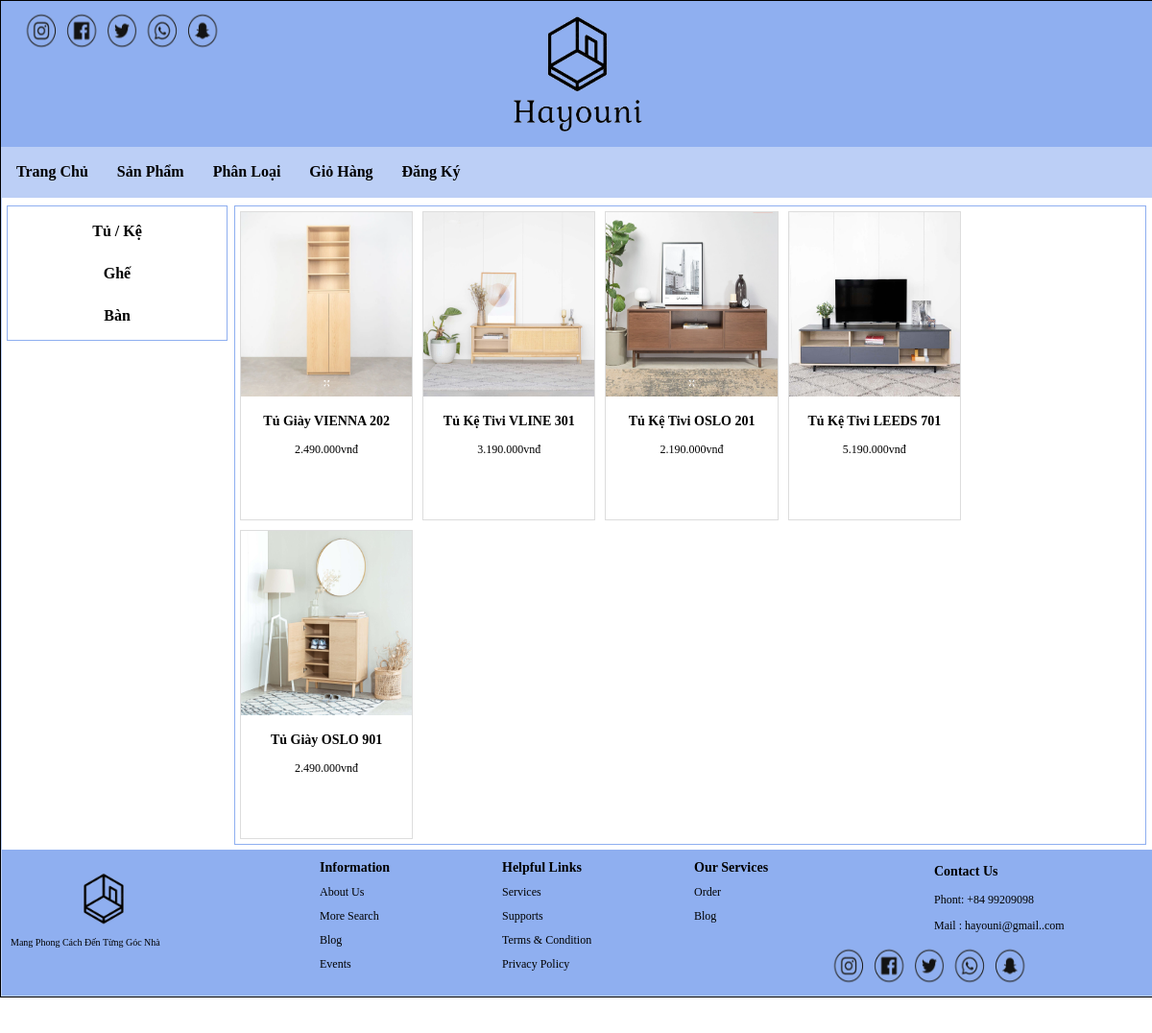
Screenshot of /index.php?quanly=danhmucsanpham&id=24 with the database file from the repository.
### tables this page shows
CREATE TABLE `pk_danhmuc` (
  `id_danhmuc` int(11) NOT NULL,
  `tendanhmuc` varchar(100) NOT NULL,
  `thutu` int(11) NOT NULL
);

CREATE TABLE `pk_sanpham` (
  `id_sanpham` int(11) NOT NULL,
  `tensanpham` varchar(250) NOT NULL,
  `masp` varchar(100) NOT NULL,
  `giasp` varchar(50) NOT NULL,
  `soluong` int(11) NOT NULL,
  `soluongban` int(11) DEFAULT NULL,
  `hinhanh` varchar(50) NOT NULL,
  `tomtat` tinytext NOT NULL,
  `noidung` text NOT NULL,
  `tinhtrang` int(11) NOT NULL,
  `id_danhmuc` int(11) NOT NULL
);

### pages/main/danhmuc.php (the view, shortened to what this page needs)
<?php
	$sql_pro = "SELECT * FROM pk_sanpham WHERE pk_sanpham.id_danhmuc='$_GET[id]' ORDER BY id_sanpham DESC";
	$query_pro = mysqli_query($mysqli,$sql_pro);
?>
			<ul class="product_list">
				<?php
				while($row_pro=mysqli_fetch_array($query_pro)){
				?>
                <li>
					<a href="index.php?quanly=sanpham&id=<?php echo $row_pro['id_sanpham'] ?>">
					<img src="admincp/modules/quanlysp/uploads/<?php echo $row_pro['hinhanh'] ?>">
                    <p class="title_product"><?php echo $row_pro['tensanpham'] ?> </p>
					<p class="price_product"><?php echo number_format($row_pro['giasp'],0,',','.').'vnđ' ?></p>
					</a>
                </li>
				<?php
				}
				?>
			</ul>

### pages/sidebar/sidebar.php
<div class="sidebar">
        <ul class="list_sidebar">
	<?php
  		$sql_danhmuc = "SELECT * FROM pk_danhmuc ORDER BY id_danhmuc DESC";
     	        $query_danhmuc = mysqli_query($mysqli,$sql_danhmuc);
		While($row = mysqli_fetch_array($query_danhmuc))
		{
	?>
            	<b><li><a href="index.php?quanly=danhmucsanpham&id=<?php echo $row['id_danhmuc'] ?>"><?php echo $row['tendanhmuc']?></b></a></li>
			<?php
		}
			?>
        </ul>
</div>

### css/style.css (style rules this page uses)
body { margin: 0; padding:0; }
.sidebar { border: 1px solid #8faff0; height: auto; width: 19%; margin-top: 8px; margin-left: 5px; float: left; }
ul.list_sidebar { padding:0; margin: 0; width: 100%; list-style: none; Line-height: 27px; }
ul.list_sidebar li a { text-decoration:none; text-align: center; color: #000; display:block; }
ul.list_sidebar li { margin: 7px; padding:5px; }
ul.product_list { padding:0; margin: 0; list-style: none; width: 100%; }
ul.product_list li { width: 18.8%; border: 1px solid #ddd; margin: 5px; float: left; height: 320px; }
ul.product_list li a { text-decoration:none; }
ul.product_list li img { width: 100%; height: 192px; }
p.title_product { text-align: center; color: #000; font-size: 14px; font-weight: bold; }
p.price_product { text-align: center; color: #000; font-size: 12px; }

### rows the page displays
pk_danhmuc: tendanhmuc "Tủ / Kệ"
pk_danhmuc: tendanhmuc "Ghế"
pk_danhmuc: tendanhmuc "Bàn"
pk_sanpham: hinhanh (picture), tensanpham "Tủ Giày VIENNA 202", giasp "2.490.000"
pk_sanpham: hinhanh (picture), tensanpham "Tủ Kệ Tivi VLINE 301", giasp "3.190.000"
pk_sanpham: hinhanh (picture), tensanpham "Tủ Kệ Tivi OSLO 201", giasp "2.190.000"
pk_sanpham: hinhanh (picture), tensanpham "Tủ Kệ Tivi LEEDS 701", giasp "5.190.000"
pk_sanpham: hinhanh (picture), tensanpham "Tủ Giày OSLO 901", giasp "2.490.000"
